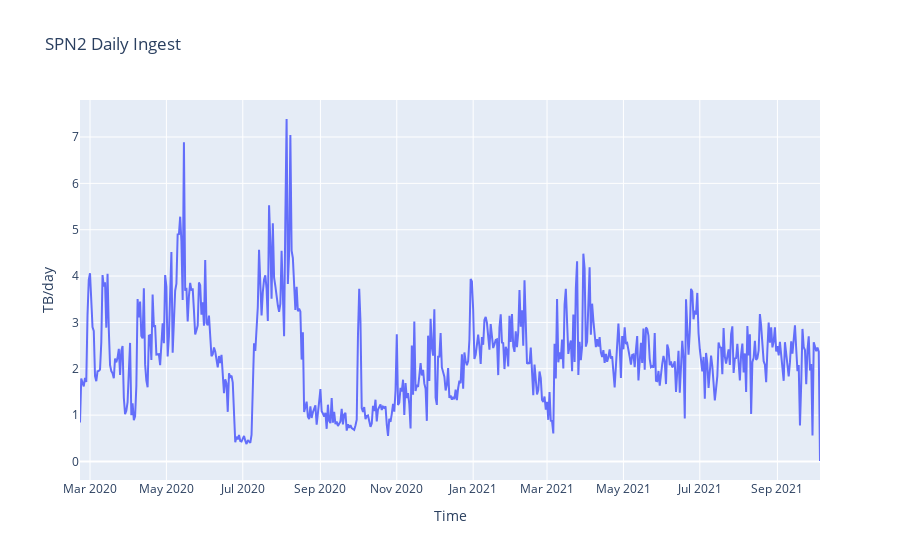

Notebook source saved alongside this figure:
### Code cell
from plotly import express as px
px.line(y=spn2.tb, x=spn2.index, labels={'x': 'Time', 'y': 'TB/day'}, title='SPN2 Daily Ingest')

### Figure 1 — Plotly figure (JSON) as saved in the notebook; plotly's stock layout.template omitted (floating-point values rounded to 4 significant figures; data arrays with more than 128 entries replaced by an {"elided": "..."} marker saying what was removed)
{"data": [{"hovertemplate": "Time=%{x}<br>TB/day=%{y}<extra></extra>", "legendgroup": "", "line": {"color": "#636efa", "dash": "solid"}, "mode": "lines", "name": "", "orientation": "v", "showlegend": false, "type": "scatter", "x": {"elided": "592 str values"}, "xaxis": "x", "y": {"elided": "592 float values"}, "yaxis": "y"}], "layout": {"legend": {"tracegroupgap": 0}, "title": {"text": "SPN2 Daily Ingest"}, "xaxis": {"anchor": "y", "domain": [0, 1], "title": {"text": "Time"}}, "yaxis": {"anchor": "x", "domain": [0, 1], "title": {"text": "TB/day"}}}}
